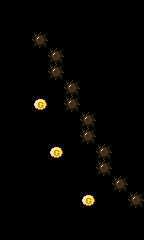

Rendered tile map (Tiled .tmx) drawn with the repository's tilesets; below, a short description and the full map source, tile grids included:
An orthogonal 9x15 tile map with 16x16 px tiles, 1 tile layer (map).

<map version="1.0" orientation="orthogonal" renderorder="right-down" width="9" height="15" tilewidth="16" tileheight="16" nextobjectid="1">
 <tileset firstgid="1" name="tileset" tilewidth="16" tileheight="16" tilecount="64" columns="8">
  <image source="tileset.png" width="128" height="128" />
 </tileset>
 <layer name="map" width="9" height="15">
  <data encoding="csv">
0,0,0,0,0,0,0,0,0,
0,0,0,0,0,0,0,0,0,
0,0,1,0,0,0,0,0,0,
0,0,0,1,0,0,0,0,0,
0,0,0,1,0,0,0,0,0,
0,0,0,0,1,0,0,0,0,
0,0,25,0,1,0,0,0,0,
0,0,0,0,0,1,0,0,0,
0,0,0,0,0,1,0,0,0,
0,0,0,25,0,0,1,0,0,
0,0,0,0,0,0,1,0,0,
0,0,0,0,0,0,0,1,0,
0,0,0,0,0,25,0,0,1,
0,0,0,0,0,0,0,0,0,
0,0,0,0,0,0,0,0,0
</data>
 </layer>
</map>
